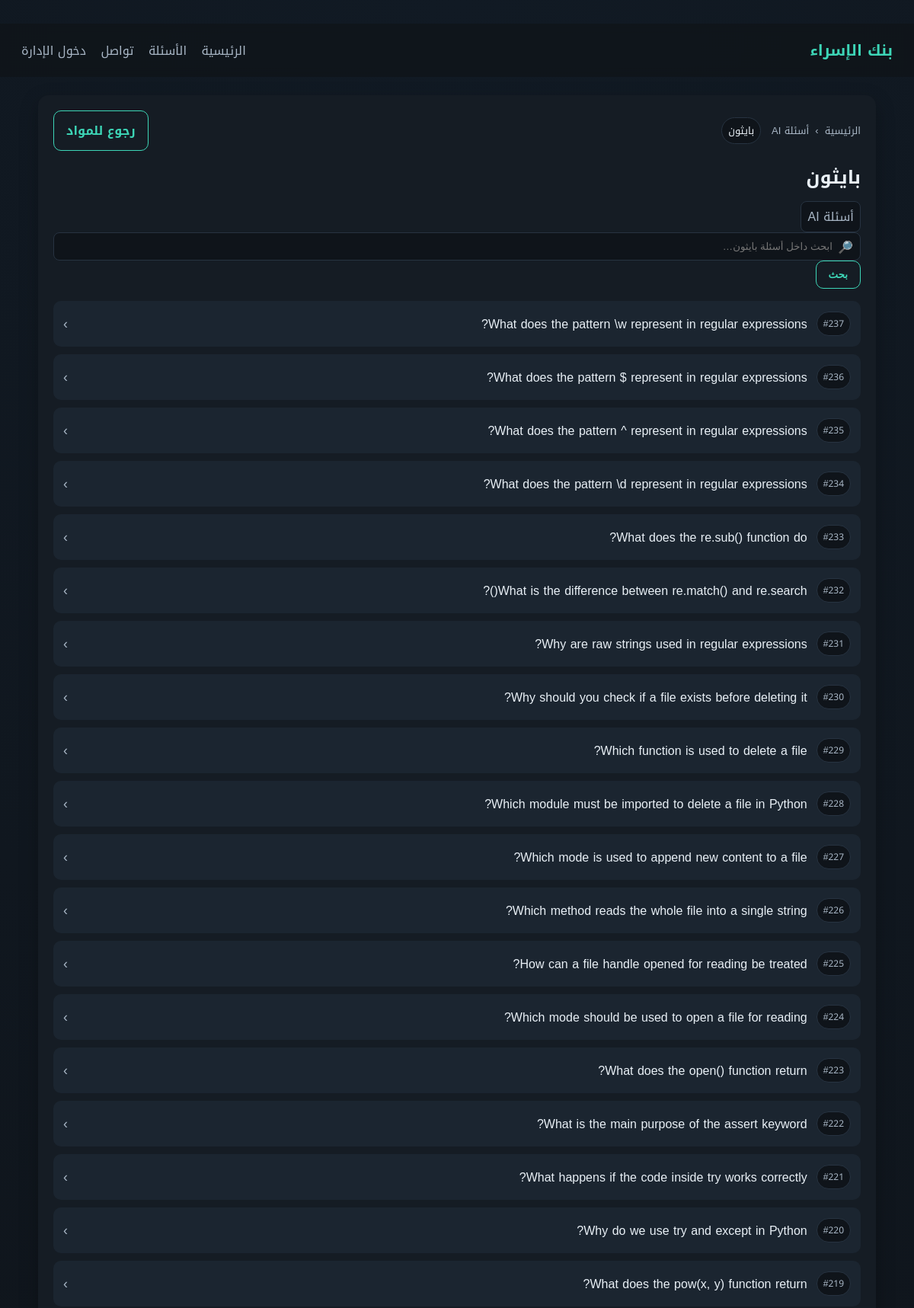
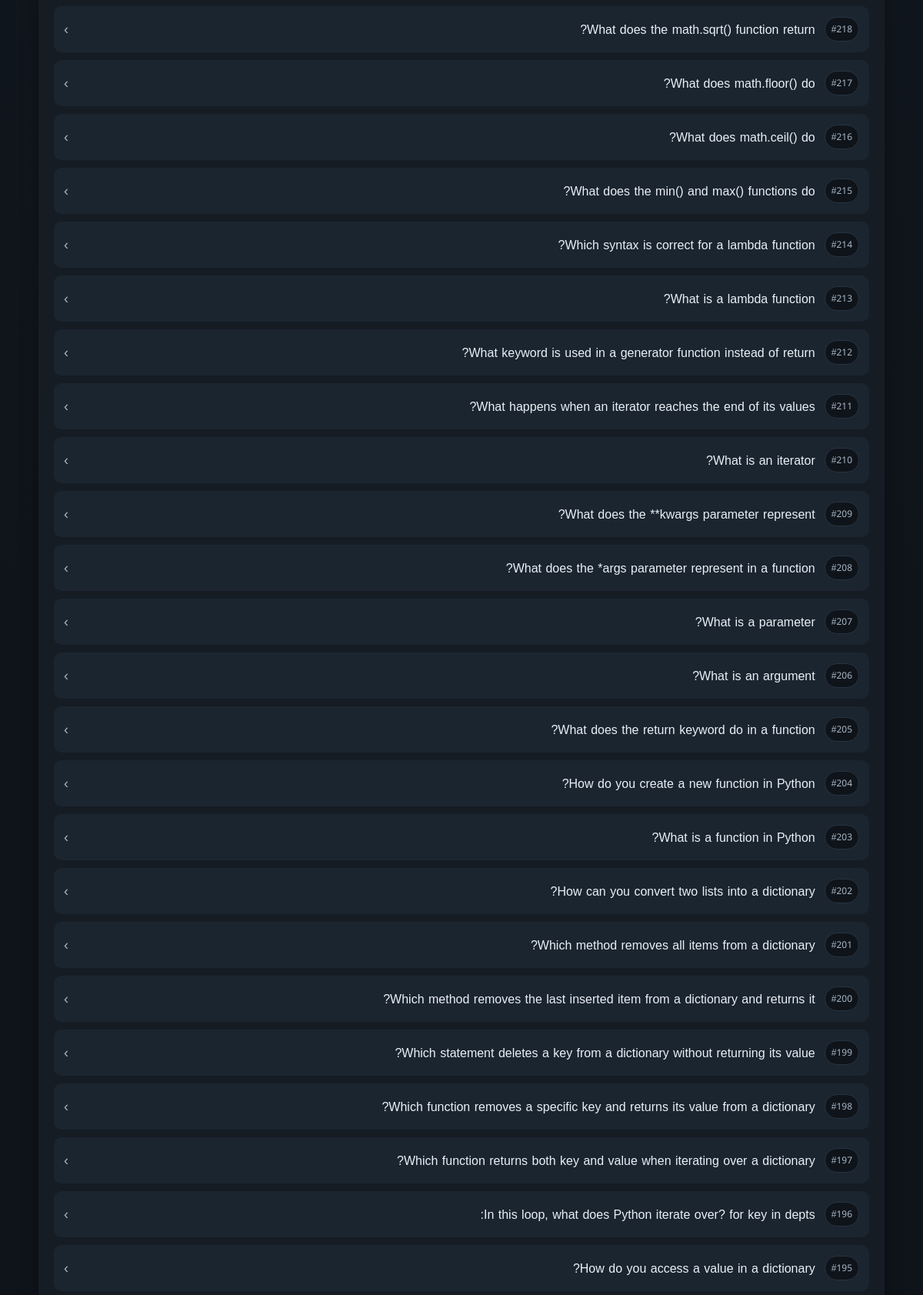
Page /subjects/2?source=ai (upper part) on the committed database (2 pictures, top to bottom).
### tables this page shows
CREATE TABLE subjects (
            id INTEGER PRIMARY KEY AUTOINCREMENT,
            name TEXT UNIQUE NOT NULL,
            created_at TEXT NOT NULL
        );

CREATE TABLE questions (
            id INTEGER PRIMARY KEY AUTOINCREMENT,
            subject_id INTEGER NOT NULL,
            exam_type TEXT NOT NULL CHECK (exam_type IN ('mid','final')),
            question_text TEXT NOT NULL,
            choice_a TEXT NOT NULL,
            choice_b TEXT NOT NULL,
            choice_c TEXT NOT NULL,
            choice_d TEXT NOT NULL,
            correct_choice TEXT NOT NULL CHECK (correct_choice IN ('A','B','C','D')),
            explanation TEXT,
            created_at TEXT NOT NULL,
            updated_at TEXT NOT NULL, image_path TEXT, source TEXT,
            FOREIGN KEY(subject_id) REFERENCES subjects(id) ON DELETE CASCADE
        );

### app.py (the view)
@app.get("/subjects/{subject_id}", response_class=HTMLResponse)
def subject_view(request: Request, subject_id: int, exam: Optional[str] = None, source: str = "past", q: Optional[str] = None, page: int = 1):
    user = get_current_user(request)
    conn = get_db()
    subject = conn.execute("SELECT * FROM subjects WHERE id = ?", (subject_id,)).fetchone()
    if not subject:
        conn.close()
        return RedirectResponse(url="/", status_code=303)
    if source not in ("past", "ai"):
        source = "past"
    if source == "past":
        if exam not in ("mid", "final", "both"):
            conn.close()
            return RedirectResponse(url="/questions/past", status_code=303)
    else:
        exam = None
    per_page = 50
    offset = (page - 1) * per_page
    base_query = "FROM questions WHERE subject_id = ?"
    params = [subject_id]
    if exam and exam != "both":
        base_query += " AND exam_type = ?"
        params.append(exam)
    base_query += " AND source = ?"
    params.append(source)
    if q:
        base_query += " AND question_text LIKE ?"
        params.append(f"%{q}%")
    total = conn.execute(f"SELECT COUNT(*) {base_query}", params).fetchone()[0]
    questions = conn.execute(
        f"SELECT * {base_query} ORDER BY id DESC LIMIT ? OFFSET ?",
        params + [per_page, offset],
    ).fetchall()
    conn.close()
    total_pages = max(1, (total + per_page - 1) // per_page)
    return templates.TemplateResponse(
        "subject.html",
        {"request": request, "user": user, "subject": subject, "questions": questions, "exam": exam or "", "source": source, "q": q or "", "page": page, "total_pages": total_pages, "flash": request.session.pop("flash", None)},
    )

### templates/subject.html (shortened to what this page needs)
﻿{% set title = subject.name %}
{% extends "base.html" %}
{% block content %}
<section class="card">
  <div class="page-head">
    <div class="breadcrumb compact">
      <a href="/">الرئيسية</a>
      <span>›</span>
      {% if source == 'ai' %}
        <a href="/questions">أسئلة AI</a>
      {% else %}
        <a href="/questions">أسئلة سابقة</a>
        <span>›</span>
        <span>{{ 'منتصف الفصل' if exam == 'mid' else 'نهائي' if exam == 'final' else 'كلاهما' }}</span>
      {% endif %}
      <span class="tag">{{ subject.name }}</span>
    </div>
    <a class="btn ghost" href="{% if source == 'ai' %}/subjects?source=ai{% else %}/subjects?source=past&exam={{ exam }}{% endif %}">رجوع للمواد</a>
  </div>
  <div class="subject-header clean">
    <h2>{{ subject.name }}</h2>
    <div class="badges">
      {% if source == 'ai' %}
        <span class="badge">أسئلة AI</span>
      {% else %}
        <span class="badge">أسئلة سابقة</span>
        <span class="badge">{{ 'منتصف الفصل' if exam == 'mid' else 'نهائي' if exam == 'final' else 'كلاهما' }}</span>
      {% endif %}
    </div>
  </div>
  <form class="search" method="get" action="/subjects/{{ subject.id }}">
    <div class="search-input">
      <span class="search-icon">🔎</span>
      <input name="q" placeholder="ابحث داخل أسئلة {{ subject.name }}…" value="{{ q }}" />
    </div>
    <button class="btn ghost" type="submit">بحث</button>
  </form>
  <div class="list">
    {% for q in questions %}
      <a class="question-row" href="/questions/{{ q.id }}">
        <span class="q-badge">#{{ q.id }}</span>
        <span class="q-text">{{ q.question_text or 'سؤال بصيغة صورة' }}</span>
        <span class="q-arrow">›</span>
      </a>
    {% endfor %}
  </div>
</section>
{% endblock %}

### static/style.css (style rules this page uses)
* { box-sizing: border-box; }
body { margin: 0; font-family: "Tajawal", "Cairo", "Noto Kufi Arabic", sans-serif; background: radial-gradient(circle at top, #111a24, #0f141a 60%); color: var(--text); min-height: 100vh; display: flex; flex-direction: column; }
a { color: var(--text); text-decoration: none; }
.card { background: var(--panel); border-radius: 14px; padding: 20px; margin-bottom: 18px; box-shadow: 0 8px 24px rgba(0,0,0,0.25); }
.breadcrumb { display: flex; gap: 8px; color: var(--muted); flex-wrap: wrap; align-items: center; }
.breadcrumb.compact { font-size: 13px; }
.breadcrumb a { color: var(--muted); }
.tag { background: #0f141a; border: 1px solid #273341; color: var(--text); padding: 4px 8px; border-radius: 999px; margin-right: 6px; }
.page-head { display: flex; align-items: center; justify-content: space-between; gap: 12px; margin-bottom: 12px; }
.subject-header.clean h2 { margin: 0; }
.badges { display: flex; gap: 8px; margin-top: 8px; flex-wrap: wrap; }
.badges .badge { background: #0f141a; border: 1px solid #273341; }
.search-input { position: relative; width: 100%; }
.search-input input { width: 100%; padding-right: 36px; }
.search-icon { position: absolute; right: 10px; top: 50%; transform: translateY(-50%); color: var(--muted); }
.question-row { background: var(--panel-2); padding: 12px; border-radius: 10px; display: grid; grid-template-columns: auto 1fr auto; align-items: center; gap: 12px; border: 1px solid transparent; }
.q-badge { background: #0f141a; border: 1px solid #273341; border-radius: 999px; padding: 4px 8px; font-size: 12px; color: var(--muted); }
.q-text { color: var(--text); }
.q-arrow { color: var(--muted); font-size: 18px; }
.btn { background: var(--accent); color: #0b1015; padding: 10px 16px; border: none; border-radius: 10px; cursor: pointer; font-weight: 600; }
.btn.ghost { background: transparent; border: 1px solid var(--accent); color: var(--accent); }
input, select, textarea { background: #0f141a; color: var(--text); border: 1px solid #273341; border-radius: 8px; padding: 10px; }
.list { display: grid; gap: 10px; }
.badge { background: #0f141a; padding: 4px 8px; border-radius: 8px; color: var(--muted); }

### rows in the picture
subjects: name "بايثون", q "ابحث داخل أسئلة بايثون…"
questions: id "237", question_text "What does the pattern \\w represent in regular expressions?"
questions: id "236", question_text "What does the pattern $ represent in regular expressions?"
questions: id "235", question_text "What does the pattern ^ represent in regular expressions?"
questions: id "234", question_text "What does the pattern \\d represent in regular expressions?"
questions: id "233", question_text "What does the re.sub() function do?"
questions: id "232", question_text "What is the difference between re.match() and re.search()?"
questions: id "231", question_text "Why are raw strings used in regular expressions?"
questions: id "230", question_text "Why should you check if a file exists before deleting it?"
questions: id "229", question_text "Which function is used to delete a file?"
questions: id "228", question_text "Which module must be imported to delete a file in Python?"
questions: id "227", question_text "Which mode is used to append new content to a file?"
questions: id "226", question_text "Which method reads the whole file into a single string?"
questions: id "225", question_text "How can a file handle opened for reading be treated?"
questions: id "224", question_text "Which mode should be used to open a file for reading?"
questions: id "223", question_text "What does the open() function return?"
questions: id "222", question_text "What is the main purpose of the assert keyword?"
questions: id "221", question_text "What happens if the code inside try works correctly?"
questions: id "220", question_text "Why do we use try and except in Python?"
questions: id "219", question_text "What does the pow(x, y) function return?"
questions: id "218", question_text "What does the math.sqrt() function return?"
questions: id "217", question_text "What does math.floor() do?"
questions: id "216", question_text "What does math.ceil() do?"
questions: id "215", question_text "What does the min() and max() functions do?"
questions: id "214", question_text "Which syntax is correct for a lambda function?"
questions: id "213", question_text "What is a lambda function?"
questions: id "212", question_text "What keyword is used in a generator function instead of return?"
questions: id "211", question_text "What happens when an iterator reaches the end of its values?"
questions: id "210", question_text "What is an iterator?"
questions: id "209", question_text "What does the **kwargs parameter represent?"
questions: id "208", question_text "What does the *args parameter represent in a function?"
questions: id "207", question_text "What is a parameter?"
questions: id "206", question_text "What is an argument?"
questions: id "205", question_text "What does the return keyword do in a function?"
questions: id "204", question_text "How do you create a new function in Python?"
questions: id "203", question_text "What is a function in Python?"
questions: id "202", question_text "How can you convert two lists into a dictionary?"
questions: id "201", question_text "Which method removes all items from a dictionary?"
questions: id "200", question_text "Which method removes the last inserted item from a dictionary and returns it?"
questions: id "199", question_text "Which statement deletes a key from a dictionary without returning its value?"
questions: id "198", question_text "Which function removes a specific key and returns its value from a dictionary?"
questions: id "197", question_text "Which function returns both key and value when iterating over a dictionary?"
questions: id "196", question_text "In this loop, what does Python iterate over? for key in depts:"
questions: id "195", question_text "How do you access a value in a dictionary?"
